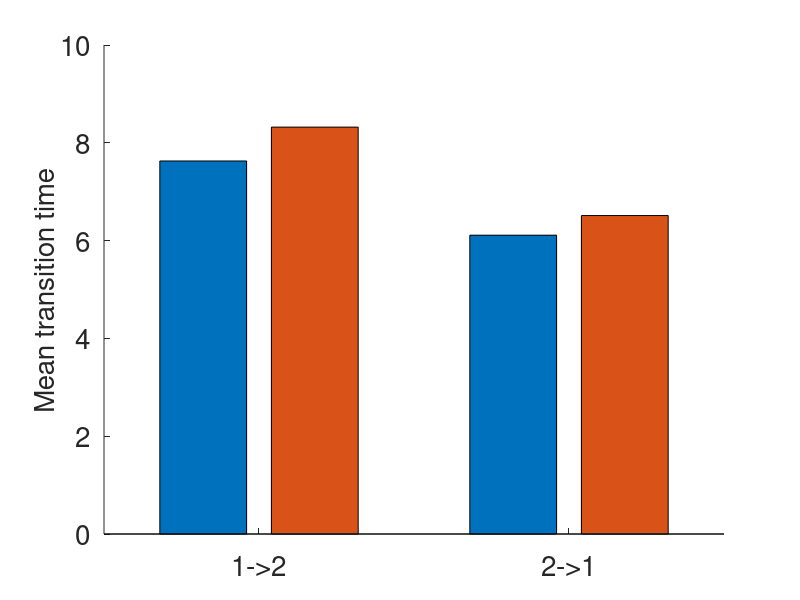

The MATLAB source for this figure:
function makestats_tpaths_gswitch()
%Load up transition data for genetic switch and make bar graphs
%comparing ATLAS transition data with original simulator transition data

%% Read in Data

%%%read in switch times from ATLAS
data = load('learned_tswitch.mat');
learned_switches = data.learned_switches;

%%% read in switch times from original simulator
data = load('original_tswitch.mat');
original_switches = data.original_switches;

num_regions = 2;

%% Plot Bar Graphs

fprintf('ATLAS:\n');
Tbar = MeanSwitchTimes(num_regions,learned_switches);
fprintf('Original\n');
Tbar0 = MeanSwitchTimes(num_regions,original_switches);

figure(2); clf; hold on;
bar([Tbar,Tbar0]);
xticks([1:6]);
xticklabels({'1->2','2->1'});
set(gca,'Fontsize',20);
ylabel('Mean transition time','Fontsize',20);
end

function Tbar = MeanSwitchTimes(Nwell,Tswitch)
%TODO: comments

T = zeros(Nwell); % mean switch times between wells
for i = 1 : Nwell
    for j = 1 : Nwell
        if j ~= i
            ind = find(Tswitch(:,1) == i & Tswitch(:,2) == j);
            if ~isempty(ind)
                T(i,j) = mean(Tswitch(ind,3));
                fprintf('Mean switch time from well %d to well %d is %d, #switch = %d\n',i,j,T(i,j),length(ind));
            end
        end
    end
end
T = T';
Tbar = T(:);
Tbar([1 : Nwell + 1 : end]) = []; %delete diagonal entries
end


